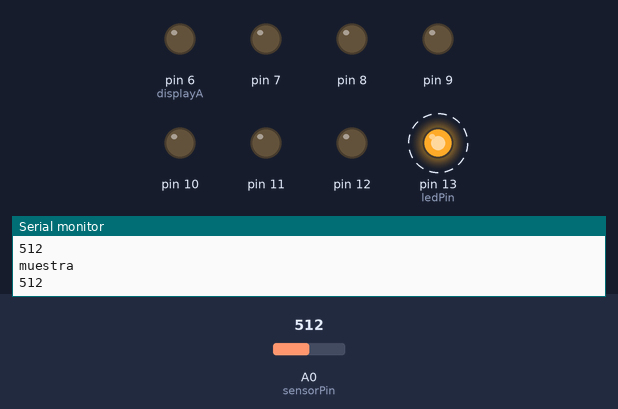
This sketch was run on a simulated Arduino Uno, built with avr-gcc and run on an emulated ATmega328P. On the bench: output pins drawn as LEDs (lit = HIGH), the last lines printed to the serial monitor. Dashed ring = blinking. The test bench sets the inputs (shaded band); at power-on: A0 (sensorPin) = 512.

Above: at 5.7 s.
6.1 s: A0 (sensorPin) set to 493
At 10.1 s:
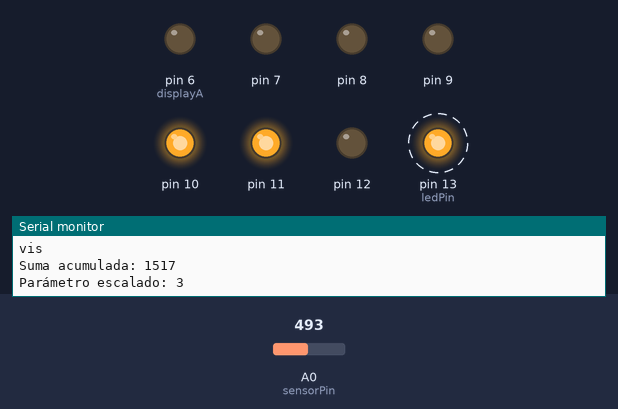
Timing chart, 0 to 18.1 s (numbered marks = the images above; inputs shaded):
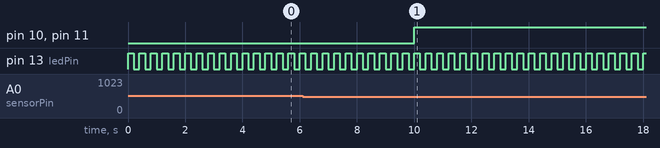

The sketch:

escenario1.ino
```cpp
#include <Arduino.h>

const int sensorPin                   = A0;
const int ledPin                      = 13;
const int tiempoMuestraSegundos       = 2;
const int tiempoVisualizacionSegundos = 10;

int valorSensor = 0;

volatile int timerSegundosTranscurridosMuestra       = 0;
volatile int timerSegundosTranscurridosVisualizacion = 0;
boolean flagMuestra                                  = false;
boolean flagVisualizacion                            = false;
int datos[100]  = {0};  // Array para almacenar la hora de los pulsos
int indiceDatos = 0;    // Indice del array

void setup() {
  Serial.begin(9600);

  pinMode(ledPin, OUTPUT);

  setupDisplay();
  setupTimer();
}

void loop() {
  if (flagMuestra) {
    valorSensor        = analogRead(sensorPin);
    datos[indiceDatos] = valorSensor;
    indiceDatos += 1;
    flagMuestra = 0;
    Serial.println("muestra");
    Serial.println(valorSensor);
  }

  if (flagVisualizacion) {
    Serial.println("vis");
    int acumulado = 0;
    for (byte i = 0; i < indiceDatos; i += 1) {
      acumulado += datos[i];
    }
    Serial.print("Suma acumulada: ");
    Serial.println(acumulado);
    acumulado = acumulado / indiceDatos;

    acumulado = acumulado / 128;
    Serial.print("Parámetro escalado: ");
    Serial.println(acumulado);
    muestraDisplay(acumulado);

    indiceDatos       = 0;
    flagVisualizacion = 0;
  }

  blinkLed(200);
}

ISR(TIMER1_COMPA_vect) {  // Timer en cada segundo
  if (timerSegundosTranscurridosMuestra == tiempoMuestraSegundos) {
    flagMuestra                       = true;
    timerSegundosTranscurridosMuestra = 0;
  } else {
    timerSegundosTranscurridosMuestra += 1;
  }
  if (timerSegundosTranscurridosVisualizacion == tiempoVisualizacionSegundos) {
    flagVisualizacion                       = true;
    timerSegundosTranscurridosVisualizacion = 0;
  } else {
    timerSegundosTranscurridosVisualizacion += 1;
  }
}

const int displayA = 6;
const int displayB = 7;
const int displayC = 8;
const int displayD = 9;
const int displayE = 10;
const int displayF = 11;
const int displayG = 12;

const int displayLUT[10][7] = {
    {0, 0, 0, 0, 0, 0, 1},  // 0
    {1, 0, 0, 1, 1, 1, 1},  // 1
    {0, 0, 1, 0, 0, 1, 0},  // 2
    {0, 0, 0, 0, 1, 1, 0},  // 3
    {1, 0, 0, 1, 1, 0, 0},  // 4
    {0, 1, 0, 0, 1, 0, 0},  // 5
    {0, 1, 0, 0, 0, 0, 0},  // 6
    {0, 0, 0, 1, 1, 1, 1},  // 7
    {0, 0, 0, 0, 0, 0, 0},  // 8
    {0, 0, 0, 1, 1, 0, 0}   // 9
};

void setupDisplay() {
  for (int i = 0; i < 7; i++) {
    pinMode(displayA + i, OUTPUT);
  }
}

void setupTimer() {
  //   https://ww1.microchip.com/downloads/en/DeviceDoc/Atmel-7810-Automotive-Microcontrollers-ATmega328P_Datasheet.pdf
  noInterrupts();  // disable all interrupts

  TCCR1A = 0;
  TCCR1B = 0;
  TCNT1  = 0;
  OCR1A  = 15625;                       // compare match register 16MHz/1024/1Hz
  TCCR1B |= (1 << WGM12);               // modo CTC
  TCCR1B |= (1 << CS12) | (1 << CS10);  // preescalador = 1024
  TIMSK1 |= (1 << OCIE1A);              // enable timer compare interrupt

  interrupts();  // enable all interrupts
}

void muestraDisplay(int num) {
  for (int i = 0; i < 7; i++) {
    digitalWrite(displayA + i, displayLUT[num][i]);
  }
}

void blinkLed(long int espera) {
  digitalWrite(ledPin, HIGH);
  delay(espera);
  digitalWrite(ledPin, LOW);
  delay(espera);
}
```

Measured:
- the behaviour switches between 512 and 511 on A0 (sensorPin) (found by bisection; images 0 and 1)
- after the input at 6.1 s, pin 6 (displayA), pin 9: stays LOW (without the input it goes to HIGH after 3.9 s); pin 11: LOW → HIGH after 3.9 s
- by itself, pin 13 (ledPin): alternates HIGH for 0.20 s and LOW for 0.20 s
